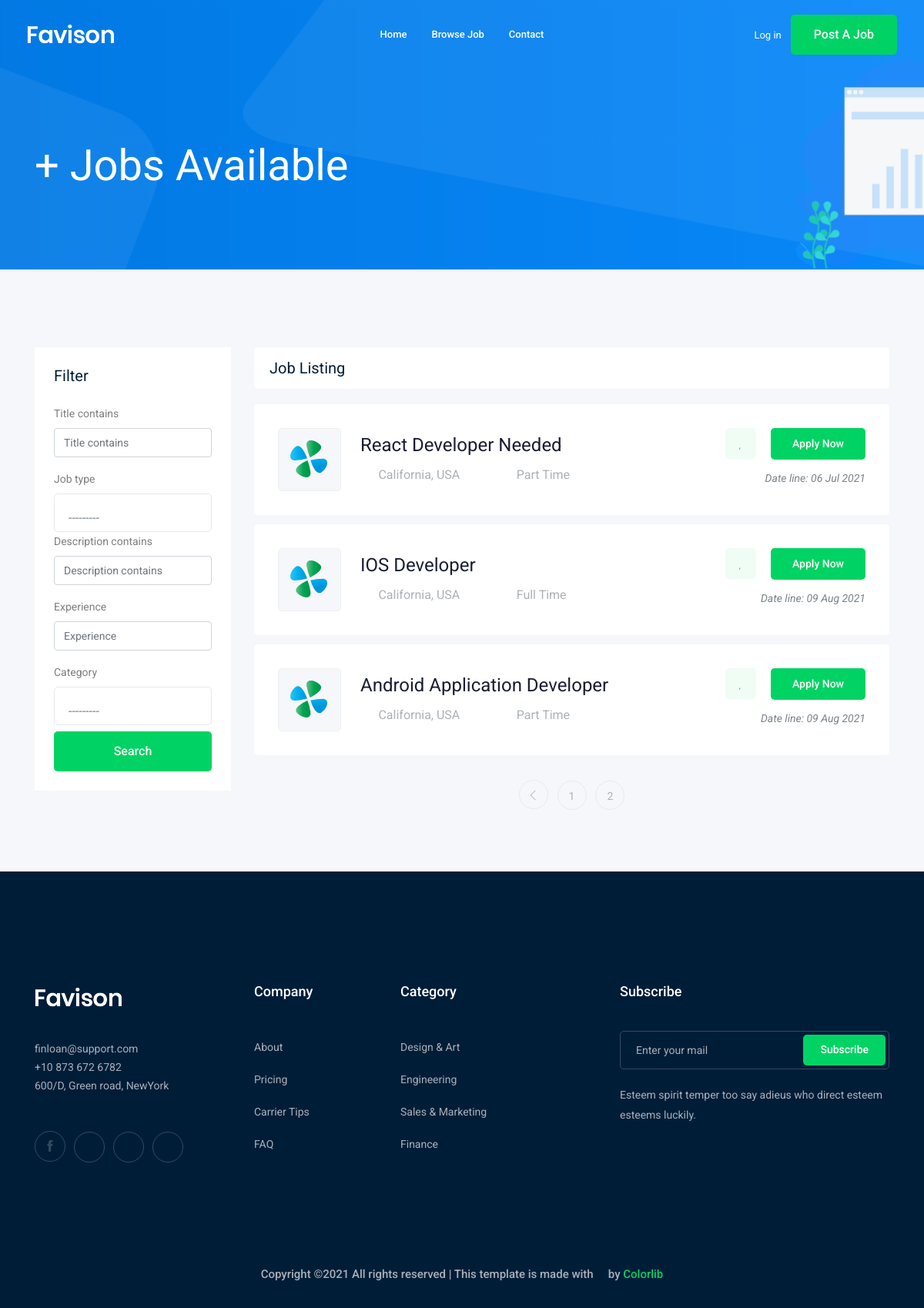
/jobs/?page=3, run on an earlier commit of the app's database.
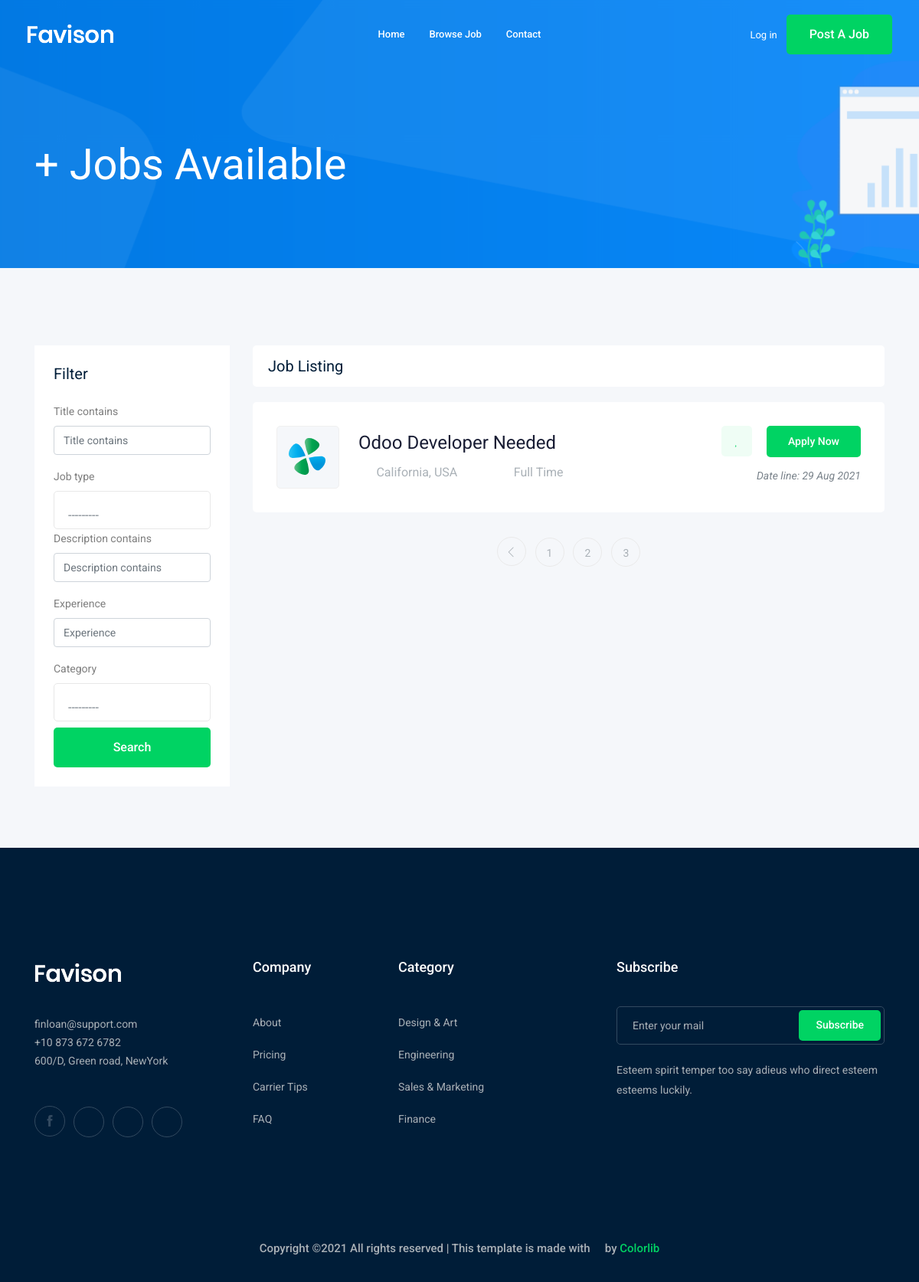
And on a later commit of the database.
### Job/models.py (models this page shows, shortened)
class Job(models.Model) : # create table
    owner = models.ForeignKey(User , related_name='job_owner' , on_delete=models.CASCADE)
    title = models.CharField(max_length=100) # column
    job_type = models.CharField(max_length=15,choices=JOB_TYPE)
    description = models.TextField(max_length=1000)
    published_at = models.DateTimeField(auto_now=True)
    vacancy = models.IntegerField(default=1) # No of Position
    salary = models.IntegerField(default=0)
    experience = models.IntegerField(default=1)
    category = models.ForeignKey('Category',on_delete=models.CASCADE)
    image = models.ImageField(upload_to = image_upload)
    slug = models.SlugField(blank = True , null = True)
    def __str__(self):
        return self.title

### Job/views.py (the view)
# urls.py: path('',views.job_list , name = 'job_list'),
def job_list(request):
    job_list = Job.objects.all()
    myfilter = JobFilter(request.GET ,queryset=job_list)
    job_list = myfilter.qs # job_list after filtering
    paginator = Paginator(job_list, 3) # Show # of jobs per page.
    page_number = request.GET.get('page')
    page_obj = paginator.get_page(page_number)
    context = {'jobs' : page_obj ,'myfilter':myfilter} # template name
    return render(request , 'job/job_list.html' ,context)

### Job/models.py (called while the page is built)
    def __str__(self):
        return self.name

### Job/templates/job/job_list.html (shortened to what the changed rows need)
{% extends 'base.html' %}
{% load bootstrap4 %}
{% block body%}
    <div class="job_listing_area plus_padding">
        <div class="container">
            <div class="row">
                <div class="col-lg-9">
                    <div class="job_lists m-0">
                        <div class="row">
                            {% for job in jobs %}
                            <div class="col-lg-12 col-md-12">
                                <div class="single_jobs white-bg d-flex justify-content-between">
                                    <div class="jobs_left d-flex align-items-center">
                                        <div class="thumb">
                                            <img src="img/svg_icon/1.svg" alt="">
                                        </div>
                                        <div class="jobs_conetent">
                                            <a href="{% url 'jobs:job_detail' job.slug %}"><h4>{{job}}</h4></a>
                                            <div class="links_locat d-flex align-items-center">
                                                <div class="location">
                                                    <p> <i class="fa fa-map-marker"></i> California, USA</p>
                                                </div>
                                                <div class="location">
                                                    <p> <i class="fa fa-clock-o"></i> {{job.job_type}} </p>
                                                </div>
                                            </div>
                                        </div>
                                    </div>
                                    <div class="jobs_right">
                                        <div class="apply_now">
                                            <a class="heart_mark" href="#"> <i class="fa fa-heart"></i> </a>
                                            <a href="{% url 'jobs:job_detail' job.slug %}" class="boxed-btn3">Apply Now</a>
                                        </div>
                                        <div class="date">
                                            <p>Date line: {{ job.published_at| date:'d M o' }}</p>
                                        </div>
                                    </div>
                                </div>
                            </div>
                            {% endfor %}
                        </div>
                        {% if jobs.has_other_pages %}
                            <div class="row">
                                <div class="col-lg-12">
                                    <div class="pagination_wrap">
                                        <ul>
                                            {% for i in  jobs.paginator.page_range %}
                                                <li><a href="?page={{i}}"><span>{{i}}</span></a></li>
                                            {% endfor %}
                                        </ul>
                                    </div>
                                </div>
                            </div>
                        {% endif %}
                    </div>
                </div>
            </div>
        </div>
    </div>
{% endblock body%}

What changed in the data, as far as the page shows it:
no longer on this page (row unchanged): Job: title "React Developer Needed", job_type "Part Time", published_at "06 Jul 2021"
no longer on this page (row unchanged): Job: title "IOS Developer", job_type "Full Time", published_at "09 Aug 2021"
no longer on this page (row unchanged): Job: title "Android Application Developer", job_type "Part Time", published_at "09 Aug 2021"
added Job: title "Odoo Developer Needed", job_type "Full Time", published_at "29 Aug 2021"
Also different on the page:
new list line: "3"
